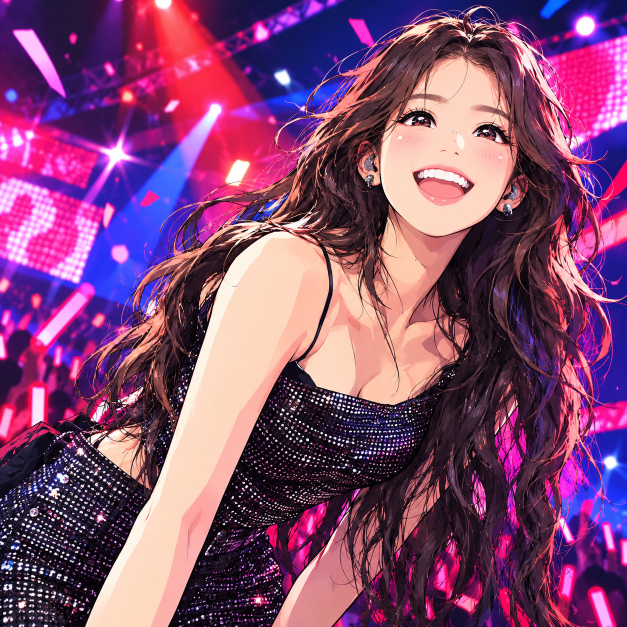
#> input picture concert/assets/reference.jpg, 1254 x 1254 px (shown at 1/2 size)
$ python gen_strokes.py   (older library calls are emulated)
#> lines starting #> are read from the running program, lines starting #| are printed output that depends on the picture
#!/usr/bin/env python3
"""붓질 렌더링(strokes) 데이터 생성기.

Hertzmann(1998) "Painterly Rendering with Curved Brush Strokes of Multiple Sizes"를 바탕으로
몇 가지를 고쳐서, 원본을 굵은 붓부터 가는 붓까지 겹쳐 칠한 붓질 목록을 만든다.

    python3 concert/tools/gen_strokes.py                  # concert/js/strokes/data.js 생성
    python3 concert/tools/gen_strokes.py --preview a.png  # 시뮬레이션 결과도 PNG로 저장 (+층별 점수)
    python3 concert/tools/gen_strokes.py --set 4.T=12     # 층 설정 덮어쓰기 (실험용)

알고리즘 (층마다, 큰 붓 → 작은 붓)
  1. 목표 = 원본을 붓 반지름에 비례해 흐린 그림.
  2. 격자 칸마다 (현재 캔버스 − 목표) 색차 평균 × 중요도가 문턱값을 넘으면,
     그 칸에서 오차가 가장 큰 점을 붓질 씨앗으로 삼는다.
  3. 씨앗들을 칸 번호의 해시 순서로 칠한다. 런타임도 같은 해시로 순서를 재현하므로
     붓을 칸 순서대로 저장해 위치를 작은 증분으로 적을 수 있다.
  4. 붓질은 씨앗에서 양쪽으로 자란다. 방향은 여러 크기로 다듬은 구조 텐서의 결(그라디언트에 수직)을
     따르고, 곡률 필터 · 최대 길이 · 색 경계(목표색이 씨앗 색과 많이 다르면 멈춤) ·
     Hertzmann 종료 조건(캔버스가 이미 붓 색보다 목표에 가까우면 멈춤)으로 끝난다.
  5. 붓 색 = 덮임 비율까지 고려한 최소제곱 해(목표색 범위로 자름)를 채널당 6비트로 양자화.
     실제로 칠해 봐서 오차가 충분히 줄지 않으면 버린다.
  캔버스 시뮬레이션은 Canvas 2D의 둥근 끝 굵은 선을 따라 한다: 폴리라인까지의 거리 d로
  덮임 비율 clamp(r + 0.5 − d, 0, 1)을 구해 섞는다 (크로미움 결과와 평균 1/255 안쪽으로 맞는다).

데이터 형식 (zlib 압축 → base64, window.ConcertData.strokes)
  머리: 'STK2', 층 수(u8), 배경색(3×u8),
        층마다 반지름×4(u16) · 걸음×16(u16) · 격자(u8) · 붓 수(u32),
        스트림 길이 7개(u32)
  스트림(바이트열, 붓은 층별 칸 번호 순):
    cell  칸 번호 증분−1 (varint)        off  칸 안 위치 oy·g+ox (varint)
    r,g,b 색 (각 0~63, 앞 붓과의 차 mod 64)  len  팔 길이 (뒷팔<<4 | 앞팔)
    ang   방향 (256분할; 팔마다 첫 값은 절댓값, 그다음은 앞 값과의 차 mod 256; 앞팔 → 뒷팔)
  점 좌표는 1/16 px 고정소수점 정수로 누적한다. 씨앗 = 칸 안 픽셀의 중심.
"""
import argparse
import base64
import math
import os
import sys
import time
import zlib

import cv2
import numpy as np
from PIL import Image

HERE = os.path.dirname(os.path.abspath(__file__))
ROOT = os.path.abspath(os.path.join(HERE, '..'))
REF = os.path.join(ROOT, 'assets', 'reference.jpg')
OUT = os.path.join(ROOT, 'js', 'strokes', 'data.js')

W = H = 1254
SEED = 7
NA = 256  # 방향 양자화 단계 수
CQ = 64  # 색 채널 양자화 단계 수
LEVELS = np.array([round(q * 255 / (CQ - 1)) for q in range(CQ)], np.float32)

# 층 설정
#   r      붓 반지름(px). 선 굵기 = 2r
#   g      격자 칸 크기(px)
#   T      칸 평균 (색차 × 중요도) 문턱값 (RGB 유클리드, 0~441). 0이면 모든 칸
#   blur   목표 흐림 σ = blur × r
#   step   한 걸음 길이 = step × r (px)
#   arm    한쪽 팔 최대 걸음 수 (≤ 15)
#   minarm Hertzmann 종료 조건을 보기 전 최소 걸음 수
#   fc     곡률 필터 (1 = 결을 그대로, 0 = 직선)
#   tc     색 경계 문턱값: 목표색이 씨앗 색과 이만큼 다르면 더 가지 않는다
#   imin   이 층을 칠할 최소 중요도 (가는 붓은 중요한 곳만)
#   gain   붓 한 번이 덮인 픽셀당 줄여야 하는 최소 오차 (색차 단위, 제곱해서 비교)
LAYERS = [
    dict(r=32, g=28, T=0, blur=0.5, step=0.75, arm=6, minarm=2, fc=0.8, tc=60, imin=0, gain=0),
    dict(r=16, g=14, T=16, blur=0.5, step=0.75, arm=7, minarm=2, fc=0.8, tc=45, imin=0, gain=8),
    dict(r=8, g=7, T=16, blur=0.5, step=0.75, arm=8, minarm=2, fc=0.75, tc=40, imin=0, gain=8),
    dict(r=4, g=4, T=13, blur=0.5, step=1.0, arm=8, minarm=1, fc=0.7, tc=36, imin=0, gain=8),
    dict(r=2, g=3, T=14, blur=0.5, step=1.25, arm=8, minarm=1, fc=0.7, tc=32, imin=1.2, gain=10),
    dict(r=1, g=2, T=16, blur=0.35, step=2.0, arm=6, minarm=1, fc=0.7, tc=30, imin=1.7, gain=10),
    # 눈·입·귀걸이 전용 가는 붓 (속눈썹, 눈꺼풀 선)
    dict(r=0.75, g=2, T=12, blur=0.3, step=3.0, arm=6, minarm=1, fc=0.7, tc=30, imin=3.0, gain=8),
]


# ── 결정적 해시 (런타임 JS와 똑같이 32비트 정수로 계산) ─────────────
def imul(a, b):
    return (a * b) & 0xFFFFFFFF


def hash32(x):
    """lowbias32. JS: x ^= x >>> 16; x = Math.imul(x, 0x7feb352d); x ^= x >>> 15; ..."""
    x &= 0xFFFFFFFF
    x ^= x >> 16
    x = imul(x, 0x7FEB352D)
    x ^= x >> 15
    x = imul(x, 0x846CA68B)
    x ^= x >> 16
    return x


def order_key(layer_index, cell):
    """층 안에서 칠하는 순서 = (이 값, 칸 번호) 오름차순."""
    return hash32((cell + imul(layer_index + 1, 0x9E3779B9) + SEED) & 0xFFFFFFFF)


def step_table(s16):
    """방향 번호 → (dx, dy) 1/16 px 정수. s16 = 걸음 길이×16 (정수, 데이터에 저장).
    JS도 Math.round(s16 * Math.cos(2 * Math.PI * a / 256))로 같은 표를 만든다."""
    tab = []
    for a in range(NA):
        th = 2.0 * math.pi * a / NA
        vx, vy = s16 * math.cos(th), s16 * math.sin(th)
        # 반올림 경계(.5)에 너무 가까우면 JS와 결과가 갈릴 수 있으니 확인한다
        for v in (vx, vy):
            assert abs(v - math.floor(v) - 0.5) > 1e-6, 'step table rounding ambiguity'
        # JS Math.round는 .5에서 +∞쪽으로 반올림 → floor(v + 0.5)
        tab.append((int(math.floor(vx + 0.5)), int(math.floor(vy + 0.5))))
    return tab


# ── 이미지 준비 ───────────────────────────────────────────
def load_ref():
    im = Image.open(REF).convert('RGB')
    assert im.size == (W, H)
    return np.asarray(im, dtype=np.float32)


def blur(img, sigma):
    if sigma <= 0.01:
        return img.copy()
    return cv2.GaussianBlur(img, (0, 0), sigma, borderType=cv2.BORDER_REFLECT)


def blur_wide(img, sigma):
    """큰 σ 가우시안: 줄여서 흐린 뒤 다시 키운다 (σ가 수십 px일 때 빠르게)."""
    if sigma <= 12:
        return blur(img, sigma)
    f = int(sigma // 6)
    h, w = img.shape[:2]
    small = cv2.resize(img, (w // f, h // f), interpolation=cv2.INTER_AREA)
    small = blur(small, sigma / f)
    return cv2.resize(small, (w, h), interpolation=cv2.INTER_LINEAR)


def luminance(img):
    return img[..., 0] * 0.299 + img[..., 1] * 0.587 + img[..., 2] * 0.114


def orientation_field(ref, r):
    """구조 텐서로 결 방향(그라디언트에 수직)의 cos, sin을 구한다.
    텐서를 세 크기로 흐려 더한다: 결이 약한 평평한 곳은 넓은 범위의 윤곽 방향을 물려받아
    붓이 제자리에서 꼬불거리지 않는다."""
    lum = luminance(blur(ref, max(0.7, 0.35 * r)))
    gx = cv2.Sobel(lum, cv2.CV_32F, 1, 0, ksize=3) / 8.0
    gy = cv2.Sobel(lum, cv2.CV_32F, 0, 1, ksize=3) / 8.0
    s = max(2.0, 1.0 * r)
    g3 = np.dstack([gx * gx, gx * gy, gy * gy])
    j = blur(g3, s) + 0.5 * blur_wide(g3, 4 * s) + 0.25 * blur_wide(g3, min(16 * s, 96))
    # 그라디언트 주방향 φ = ½·atan2(2Jxy, Jxx−Jyy). 결은 그에 수직.
    theta = 0.5 * np.arctan2(2 * j[..., 1], j[..., 0] - j[..., 2]) + np.pi / 2
    return np.cos(theta).astype(np.float32), np.sin(theta).astype(np.float32)


def ellipse_mask(cx, cy, rx, ry, angle=0.0, soft=0.25):
    yy, xx = np.mgrid[0:H, 0:W].astype(np.float32)
    ca, sa = math.cos(angle), math.sin(angle)
    u = ((xx - cx) * ca + (yy - cy) * sa) / rx
    v = (-(xx - cx) * sa + (yy - cy) * ca) / ry
    d = np.sqrt(u * u + v * v)
    return np.clip((1 + soft - d) / soft, 0, 1)


def importance_map(ref):
    """중요도 1(배경)~5(눈·입). 가는 붓과 낮은 문턱값을 어디에 쓸지 정한다."""
    lum = luminance(ref)
    # 선화: 주변보다 어두운 가는 선 (블랙햇)
    k = cv2.getStructuringElement(cv2.MORPH_ELLIPSE, (7, 7))
    lines = np.clip(cv2.morphologyEx(lum, cv2.MORPH_BLACKHAT, k) / 60.0, 0, 1)
    # 윤곽: 조금 흐린 그림의 그라디언트 크기
    lb = luminance(blur(ref, 1.5))
    gx = cv2.Sobel(lb, cv2.CV_32F, 1, 0, ksize=3) / 8.0
    gy = cv2.Sobel(lb, cv2.CV_32F, 0, 1, ksize=3) / 8.0
    edge = np.clip(np.sqrt(gx * gx + gy * gy) / 40.0, 0, 1)
    detail = blur(np.maximum(lines, edge), 1.0)

    face = ellipse_mask(905, 300, 175, 190, angle=-0.25, soft=0.3)
    body = ellipse_mask(640, 720, 330, 330, soft=0.6) * 0.5
    feat = np.zeros((H, W), np.float32)
    for cx, cy, rx, ry, a in [
        (845, 238, 62, 30, -0.1),  # 왼눈
        (985, 262, 58, 30, 0.15),  # 오른눈
        (893, 365, 82, 48, -0.05),  # 입
        (918, 292, 26, 26, 0.0),  # 코
        (742, 330, 30, 46, 0.0),  # 왼 귀걸이
        (1020, 405, 30, 42, 0.0),  # 오른 귀걸이
    ]:
        feat = np.maximum(feat, ellipse_mask(cx, cy, rx, ry, a, soft=0.5))
    imp = 1.0 + 1.2 * detail + 1.0 * face + 0.5 * body + 2.6 * feat + 0.8 * face * detail
    return np.clip(imp, 1.0, 5.0).astype(np.float32)


# ── 붓 자국 (Canvas 2D 둥근 끝 굵은 선 시뮬레이션) ───────────────
def stroke_coverage(xs, ys, r):
    """점열(px) 폴리라인을 굵기 2r로 그었을 때 픽셀별 덮임 비율. 반환: x0, y0, cov(h, w)."""
    x0 = max(0, int(math.floor(min(xs) - r - 1)))
    x1 = min(W, int(math.ceil(max(xs) + r + 2)))
    y0 = max(0, int(math.floor(min(ys) - r - 1)))
    y1 = min(H, int(math.ceil(max(ys) + r + 2)))
    if x1 <= x0 or y1 <= y0:
        return x0, y0, None
    px = (np.arange(x0, x1, dtype=np.float32) + 0.5)[None, :]
    py = (np.arange(y0, y1, dtype=np.float32) + 0.5)[:, None]
    if len(xs) == 1:
        d2 = (px - xs[0]) ** 2 + (py - ys[0]) ** 2
    else:
        ax = np.asarray(xs[:-1], np.float32)[:, None, None]
        ay = np.asarray(ys[:-1], np.float32)[:, None, None]
        dx = np.asarray(xs[1:], np.float32)[:, None, None] - ax
        dy = np.asarray(ys[1:], np.float32)[:, None, None] - ay
        ll = dx * dx + dy * dy
        ll = np.where(ll < 1e-9, 1.0, ll)
        t = np.clip(((px - ax) * dx + (py - ay) * dy) / ll, 0.0, 1.0)
        qx = ax + t * dx - px
        qy = ay + t * dy - py
        d2 = (qx * qx + qy * qy).min(axis=0)
    cov = np.clip(r + 0.5 - np.sqrt(d2), 0.0, 1.0)
    return x0, y0, cov


# [6 lines left out: function put_varint, not called in this run]


# ── 그리기 ────────────────────────────────────────────────
class Painter:
    def __init__(self, ref, imp, bg, verbose=True):
        self.ref = ref
        self.imp = imp
        self.canvas = np.empty_like(ref)
        self.canvas[:] = bg
        self.verbose = verbose
        self.layers_out = []

    def candidates(self, li, L, target):
        """층 시작 시점의 오차로 붓질 씨앗 칸을 고른다. 반환: [(순서 키, 칸, ox, oy)] (칠할 순서)."""
        g, imp = L['g'], self.imp
        diff = np.sqrt(((self.canvas - target) ** 2).sum(-1))
        ncx, ncy = (W + g - 1) // g, (H + g - 1) // g

        def cells(a):
            pad = np.zeros((ncy * g, ncx * g), np.float32)
            pad[:H, :W] = a
            return pad.reshape(ncy, g, ncx, g).transpose(0, 2, 1, 3).reshape(ncy, ncx, g * g)

        err = cells(diff * imp)
        cell_err = err.sum(-1) / np.maximum(cells(np.ones((H, W), np.float32)).sum(-1), 1)
        cell_imp = cells(imp).max(-1)
        arg = err.argmax(-1)
        ok = cell_imp >= L['imin']
        if L['T'] > 0:
            ok &= cell_err > L['T']
        cand = []
        for cy, cx in zip(*np.nonzero(ok)):
            a = int(arg[cy, cx])
            ox, oy = a % g, a // g
            if cx * g + ox >= W or cy * g + oy >= H:
                continue
            cell = int(cy * ncx + cx)
            cand.append((order_key(li, cell), cell, ox, oy))
        cand.sort()
        return cand, ncx

    def grow(self, L, sx, sy, cos_t, sin_t, target, tab, tabf):
        """씨앗에서 양쪽으로 붓질을 키운다. 반환: (앞팔 방향들, 뒷팔 방향들)."""
        canvas = self.canvas
        c0 = target[sy, sx]
        c0r, c0g, c0b = float(c0[0]), float(c0[1]), float(c0[2])
        fx0, fy0 = sx * 16 + 8, sy * 16 + 8
        # 씨앗의 결 방향. 앞팔은 이 방향, 뒷팔은 반대 방향으로 자란다.
        d0x, d0y = float(cos_t[sy, sx]), float(sin_t[sy, sx])
        fc, tc, minarm = L['fc'], L['tc'], L['minarm']
        arms = []
        for sign in (1.0, -1.0):
            angs = []
            fx, fy = fx0, fy0
            ldx, ldy = sign * d0x, sign * d0y
            for i in range(L['arm']):
                if i == 0:
                    dx, dy = ldx, ldy
                else:
                    ix, iy = fx >> 4, fy >> 4
                    dx, dy = float(cos_t[iy, ix]), float(sin_t[iy, ix])
                    if dx * ldx + dy * ldy < 0:
                        dx, dy = -dx, -dy
                    dx, dy = fc * dx + (1 - fc) * ldx, fc * dy + (1 - fc) * ldy
                n = math.hypot(dx, dy)
                if n < 1e-6:
                    break
                a = int(round(math.atan2(dy, dx) / (2 * math.pi) * NA)) % NA
                nfx, nfy = fx + tab[a][0], fy + tab[a][1]
                if nfx < 0 or nfy < 0 or nfx >= W * 16 or nfy >= H * 16:
                    break
                nix, niy = nfx >> 4, nfy >> 4
                t = target[niy, nix]
                tr, tg, tb = float(t[0]), float(t[1]), float(t[2])
                dcol = math.sqrt((tr - c0r) ** 2 + (tg - c0g) ** 2 + (tb - c0b) ** 2)
                if dcol > tc:
                    break
                if i >= minarm:
                    cv = canvas[niy, nix]
                    dcan = math.sqrt((tr - cv[0]) ** 2 + (tg - cv[1]) ** 2 + (tb - cv[2]) ** 2)
                    if dcan < dcol:
                        break
                angs.append(a)
                fx, fy = nfx, nfy
                ldx, ldy = tabf[a]
            arms.append(angs)
        return arms[0], arms[1]

    def paint_layer(self, li, L):
        r = L['r']
        t0 = time.time()
        target = blur(self.ref, L['blur'] * r)
        cos_t, sin_t = orientation_field(self.ref, r)
        imp, canvas = self.imp, self.canvas
        step16 = int(round(L['step'] * r * 16))
        tab = step_table(step16)
        tabf = [(dx / math.hypot(dx, dy), dy / math.hypot(dx, dy)) for dx, dy in tab]
        cand, ncx = self.candidates(li, L, target)
        g = L['g']

        accepted = []
        n_rej = 0
        for _, cell, ox, oy in cand:
            sx, sy = (cell % ncx) * g + ox, (cell // ncx) * g + oy
            # 앞서 칠한 이웃 붓이 이미 덮었으면 건너뛴다
            if L['T'] > 0:
                dcur = math.sqrt(float(((canvas[sy, sx] - target[sy, sx]) ** 2).sum()))
                if dcur * imp[sy, sx] <= L['T'] * 0.5:
                    continue
            fwd, back = self.grow(L, sx, sy, cos_t, sin_t, target, tab, tabf)
            # 점 좌표 복원 (런타임과 같은 정수 누적): 뒷팔(역순) + 씨앗 + 앞팔
            fx0, fy0 = sx * 16 + 8, sy * 16 + 8
            bpts = []
            fx, fy = fx0, fy0
            for a in back:
                fx, fy = fx + tab[a][0], fy + tab[a][1]
                bpts.append((fx, fy))
            pts = bpts[::-1] + [(fx0, fy0)]
            fx, fy = fx0, fy0
            for a in fwd:
                fx, fy = fx + tab[a][0], fy + tab[a][1]
                pts.append((fx, fy))
            x0, y0, cov = stroke_coverage([p[0] / 16.0 for p in pts], [p[1] / 16.0 for p in pts], r)
            if cov is None:
                continue
            hh, ww = cov.shape
            tsub = target[y0:y0 + hh, x0:x0 + ww]
            csub = canvas[y0:y0 + hh, x0:x0 + ww]
            iw = imp[y0:y0 + hh, x0:x0 + ww]
            wsub = iw * cov
            # 붓 색: 덮임 비율까지 고려한 최소제곱 해
            #   new = old + c(u − old) 이므로 u = Σ w·c·(t − (1−c)·old) / Σ w·c²
            c3 = cov[..., None]
            den = float((wsub * cov).sum())
            if den < 1e-3:
                continue
            best = ((tsub - (1 - c3) * csub) * wsub[..., None]).sum((0, 1)) / den
            # 가장자리 보정 때문에 목표에 없는 색으로 튀지 않게 덮인 곳 목표색 범위로 자른다
            inside = tsub[cov > 0.5] if (cov > 0.5).any() else tsub.reshape(-1, 3)
            best = np.clip(best, inside.min(0), inside.max(0))
            q = np.clip(np.round(best * (CQ - 1) / 255.0), 0, CQ - 1).astype(np.int32)
            col = LEVELS[q]
            new = csub * (1 - c3) + col * c3
            e_old = (((csub - tsub) ** 2).sum(-1) * iw).sum()
            e_new = (((new - tsub) ** 2).sum(-1) * iw).sum()
            if L['gain'] > 0 and (e_old - e_new) < (L['gain'] ** 2) * float(cov.sum()):
                n_rej += 1
                continue
            csub[...] = new
            accepted.append((cell, ox, oy, tuple(int(v) for v in q), back, fwd))
        accepted.sort(key=lambda s: s[0])
        self.layers_out.append(dict(L=L, strokes=accepted, step16=step16))
        if self.verbose:
            npts = sum(len(s[4]) + len(s[5]) for s in accepted)
            print(
                f'  layer {li} r={r}: candidates {len(cand)} accepted {len(accepted)} rejected {n_rej} '
                f'steps {npts} ({time.time() - t0:.1f}s)',
                file=sys.stderr,
            )


# ── 직렬화 ────────────────────────────────────────────────
STREAMS = ['cell', 'off', 'r', 'g', 'b', 'len', 'ang']


# [62 lines left out: functions encode, write_js, quick_metrics, not called in this run]


def main():
    ap = argparse.ArgumentParser()
    ap.add_argument('--out', default=OUT)
    ap.add_argument('--preview', help='시뮬레이션 캔버스를 PNG로 저장하고 층마다 점수를 찍는다')
    ap.add_argument('--layers', type=int, default=len(LAYERS), help='앞에서부터 이 개수의 층만 (실험용)')
    ap.add_argument('--set', default='', help='층 설정 덮어쓰기 (실험용), 예: 4.T=14,5.imin=2')
    args = ap.parse_args()
    for item in filter(None, args.set.split(',')):
        k, v = item.split('=')
        li, name = k.split('.')
        LAYERS[int(li)][name] = float(v) if '.' in v else int(v)
    cv2.setNumThreads(2)
    t0 = time.time()

    ref = load_ref()
#> in load_ref, im is the input picture: PIL image 1254x1254 RGB; mean R, G, B 131.8, 73.2, 114.6
    imp = importance_map(ref)
#> in luminance, `return img[..., 0] * 0.299 + img[..., 1] * 0.587 + img[..., 2] * 0.114`:
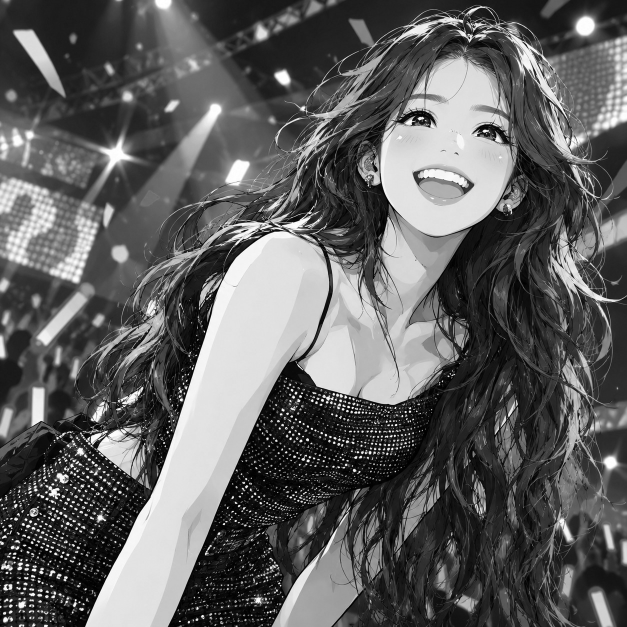
#> returned value: shape (1254, 1254) float32 (shown at 1/2 size); min 0, max 255, mean 95.5
#> in importance_map, `lines = np.clip(cv2.morphologyEx(lum, cv2.MORPH_BLACKHAT, k) / 60.0, 0..`:
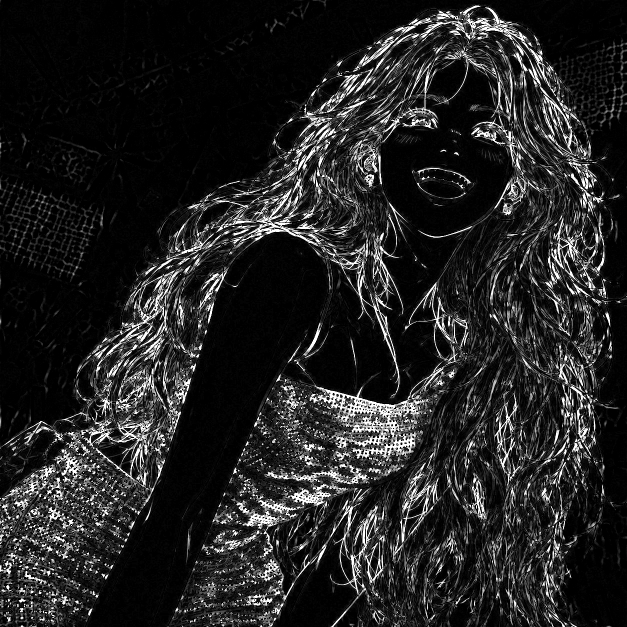
#> lines: shape (1254, 1254) float32 (shown at 1/2 size); min 0, max 1, mean 0.14
#> in importance_map, `gx = cv2.Sobel(lb, cv2.CV_32F, 1, 0, ksize=3) / 8.0`:
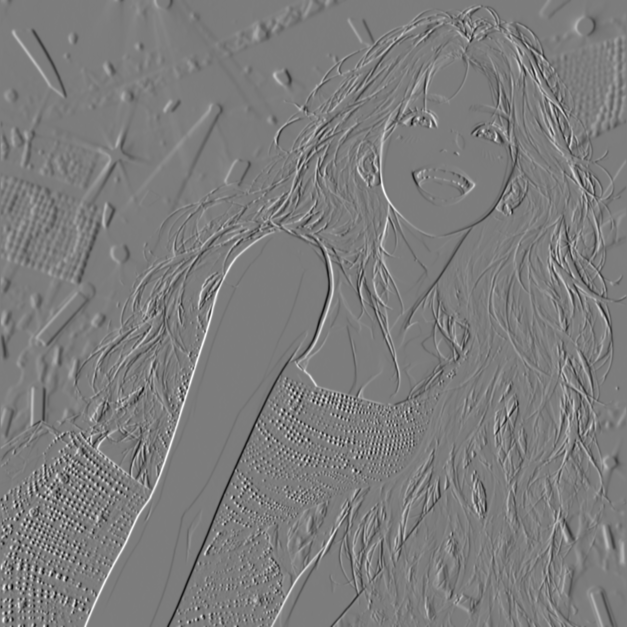
#> gx: shape (1254, 1254) float32 (shown at 1/2 size); min -52.44, max 54.72, mean 0; drawn with min black and max white
#> in importance_map, `gy = cv2.Sobel(lb, cv2.CV_32F, 0, 1, ksize=3) / 8.0`:
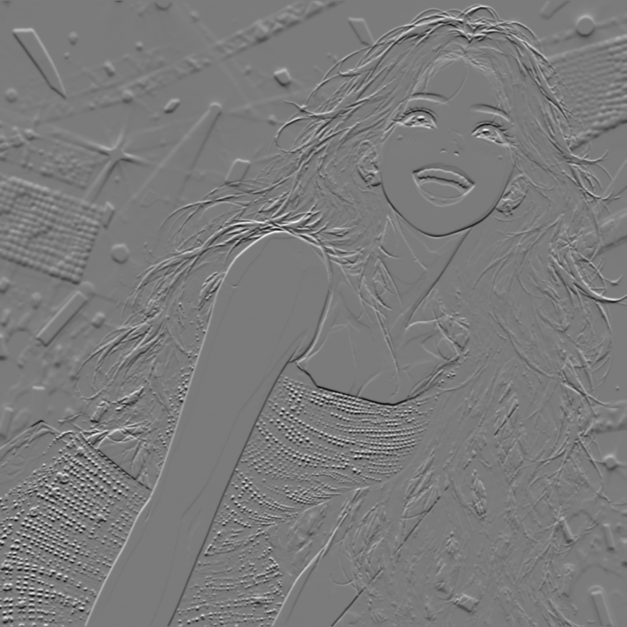
#> gy: shape (1254, 1254) float32 (shown at 1/2 size); min -53.22, max 56.92, mean 0; drawn with min black and max white
#> in importance_map, `edge = np.clip(np.sqrt(gx * gx + gy * gy) / 40.0, 0, 1)`:
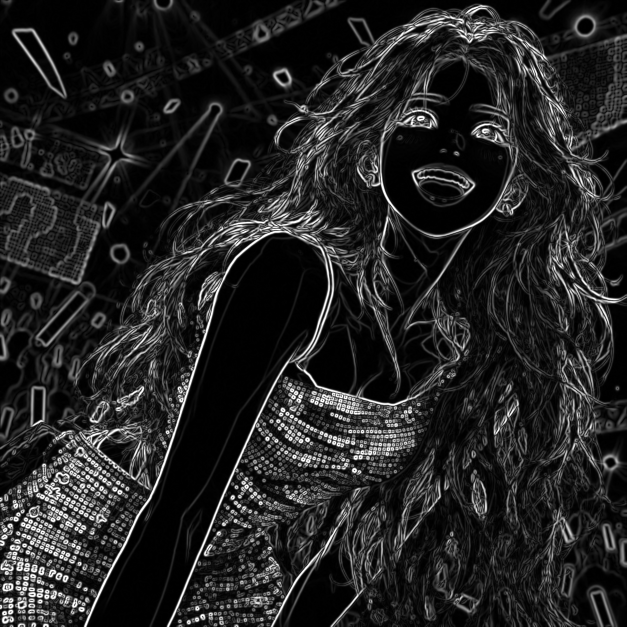
#> edge: shape (1254, 1254) float32 (shown at 1/2 size); min 0, max 1, mean 0.143
#> call 2 of blur, with sigma = 1
#> in blur (call 2), `return cv2.GaussianBlur(img, (0, 0), sigma, borderType=cv2.BORDER_REFL..`:
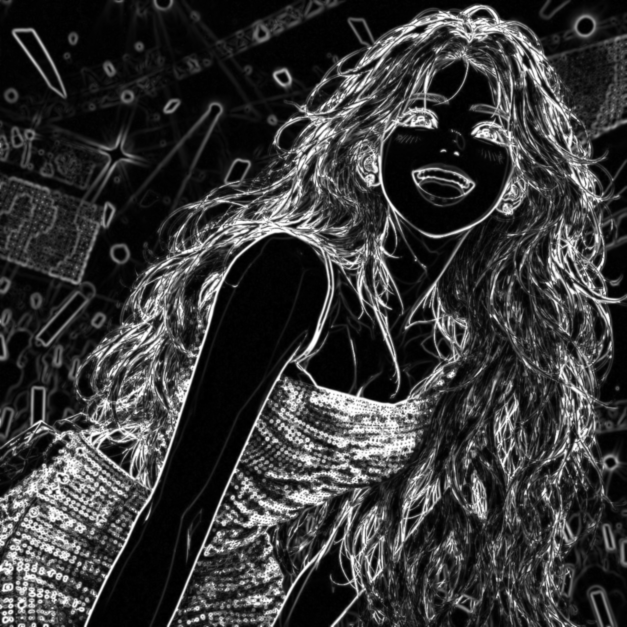
#> returned value: shape (1254, 1254) float32 (shown at 1/2 size); min 8.35e-05, max 1, mean 0.221
#> (the rest of the program and of its run is left out)
